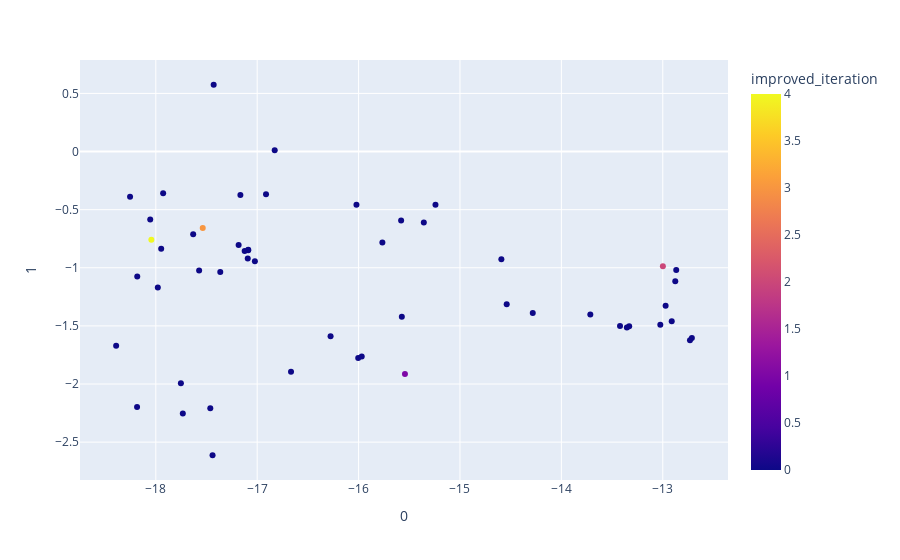

Write notebook code for a chart like this one.
### Code cell
from sklearn.manifold import TSNE

features = steps_df.loc[:, :'кнопка размера']

tsne = TSNE(n_components=2, random_state=0)
projections = tsne.fit_transform(features)

fig = px.scatter(
    projections, x=0, y=1,
    color=steps_df.improved_iteration, labels={'color': 'improved_iteration'}
)
fig.show()

### Figure 1 — Plotly figure (JSON) as saved in the notebook; plotly's stock layout.template omitted (floating-point values rounded to 4 significant figures)
{"data": [{"hovertemplate": "0=%{x}<br>1=%{y}<br>improved_iteration=%{marker.color}<extra></extra>", "legendgroup": "", "marker": {"color": [1, 0, 2, 0, 0, 0, 3, 0, 0, 0, 0, 0, 0, 0, 0, 0, 0, 0, 0, 0, 0, 0, 0, 0, 0, 0, 0, 0, 0, 0, 0, 0, 0, 0, 0, 0, 0, 0, 4, 0, 0, 0, 0, 0, 0, 0, 0, 0, 0, 0, 0, 0, 0], "coloraxis": "coloraxis", "symbol": "circle"}, "mode": "markers", "name": "", "orientation": "v", "showlegend": false, "type": "scatter", "x": [-15.54, -16.0, -13.0, -14.59, -16.83, -12.97, -17.54, -14.54, -13.33, -13.71, -17.63, -17.95, -16.28, -17.18, -17.09, -17.02, -17.09, -17.57, -13.42, -17.09, -13.35, -17.36, -17.12, -15.97, -12.87, -12.71, -15.24, -17.44, -12.91, -18.39, -17.75, -15.57, -14.28, -13.02, -18.18, -17.43, -12.73, -15.77, -18.04, -16.91, -16.02, -17.17, -15.36, -17.73, -12.88, -16.67, -15.58, -17.93, -18.25, -18.18, -18.06, -17.98, -17.46], "xaxis": "x", "y": [-1.914, -1.776, -0.9862, -0.9268, 0.01215, -1.326, -0.6584, -1.313, -1.503, -1.402, -0.7122, -0.8364, -1.588, -0.8035, -0.8444, -0.9445, -0.849, -1.024, -1.502, -0.92, -1.513, -1.037, -0.8555, -1.764, -1.019, -1.605, -0.4581, -2.613, -1.46, -1.671, -1.993, -1.421, -1.389, -1.491, -2.197, 0.5746, -1.624, -0.783, -0.7581, -0.3678, -0.4571, -0.3729, -0.6106, -2.254, -1.115, -1.895, -0.5942, -0.3591, -0.3887, -1.074, -0.5846, -1.169, -2.209], "yaxis": "y"}], "layout": {"coloraxis": {"colorbar": {"title": {"text": "improved_iteration"}}, "colorscale": [[0.0, "#0d0887"], [0.1111, "#46039f"], [0.2222, "#7201a8"], [0.3333, "#9c179e"], [0.4444, "#bd3786"], [0.5556, "#d8576b"], [0.6667, "#ed7953"], [0.7778, "#fb9f3a"], [0.8889, "#fdca26"], [1.0, "#f0f921"]]}, "legend": {"tracegroupgap": 0}, "margin": {"t": 60}, "xaxis": {"anchor": "y", "domain": [0.0, 1.0], "title": {"text": "0"}}, "yaxis": {"anchor": "x", "domain": [0.0, 1.0], "title": {"text": "1"}}}}
